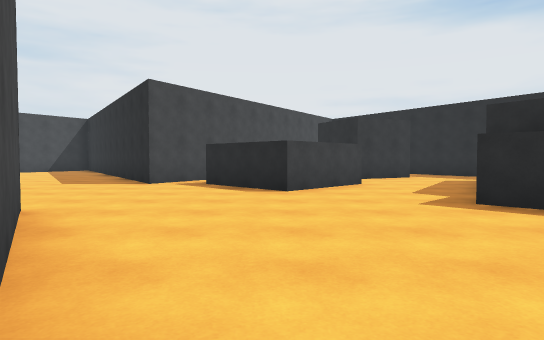
View 1 (above)

21 first-person views from a walk through a scene from a Unity 3-D project. The camera is 1.2 m above the floor, tilts 2° down and sees 75° across. The floor is counted in squares, 2 m on a side. Each view is taken from the middle of a square. On the plan, view 1 faces up. The plan holds only what a view shows up to about 10 squares ahead; the rest is blank. The place goes on beyond the plan. The player is left out.

View 2
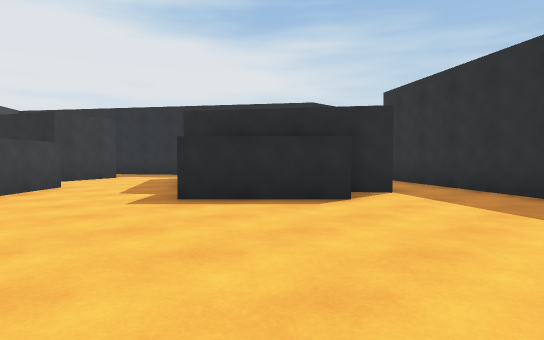

View 3
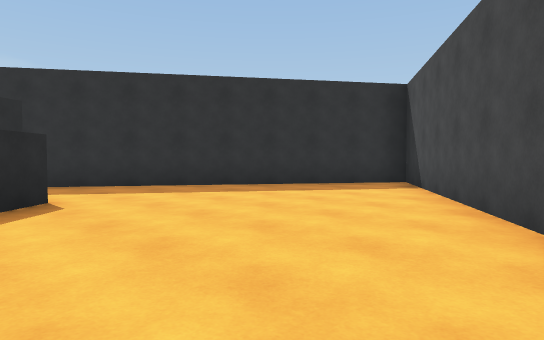

View 4
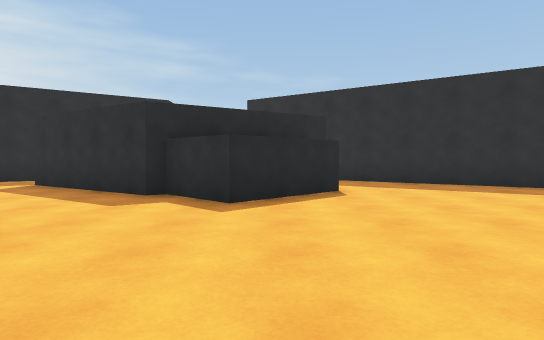

View 5
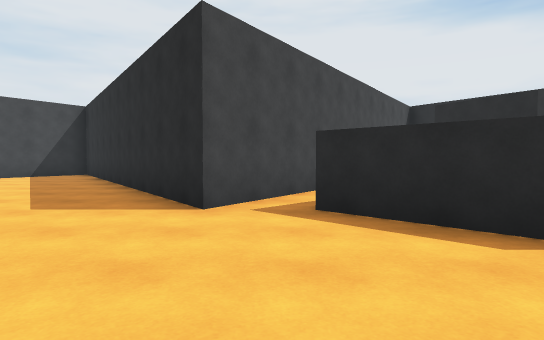

View 6
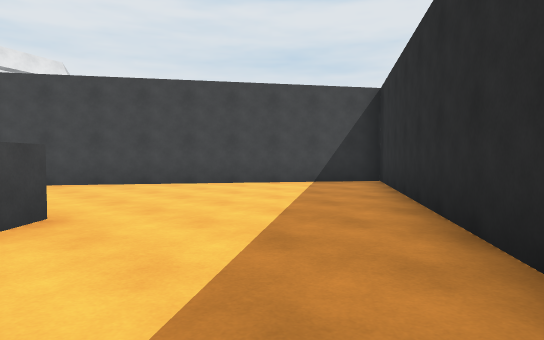

View 7
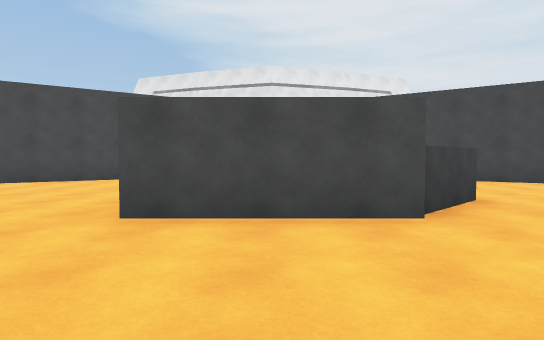

View 8
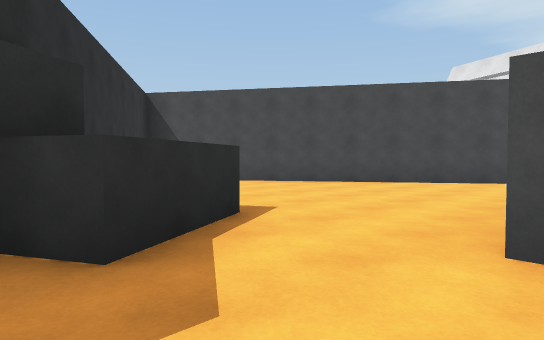

View 9
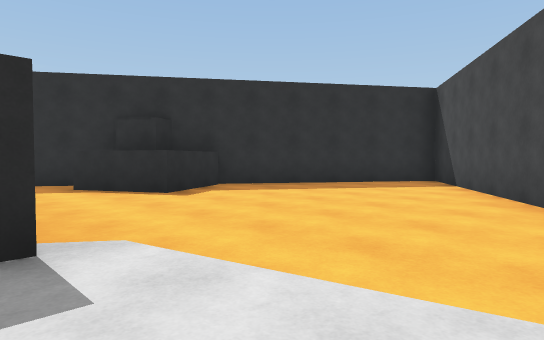

View 10
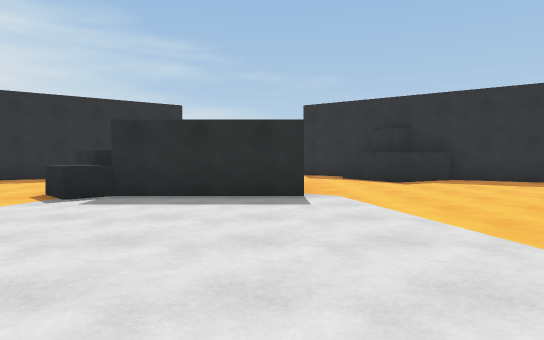

View 11
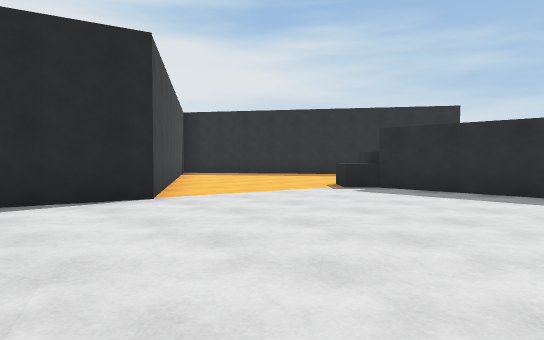

View 12
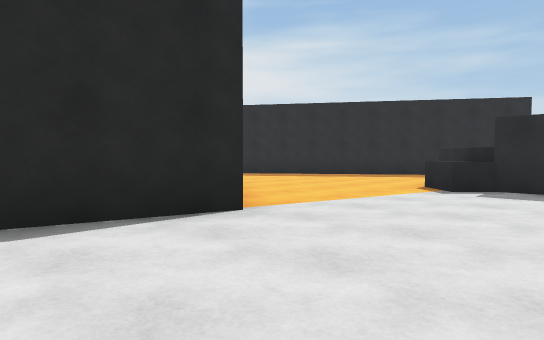

View 13
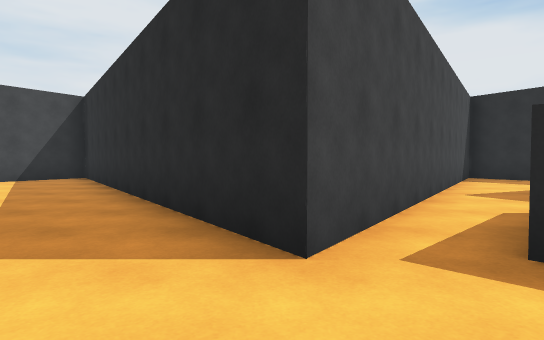

View 14
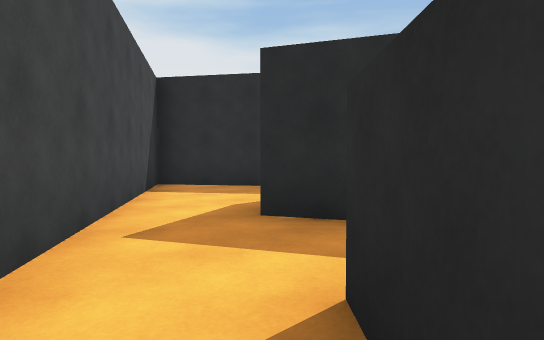

View 15
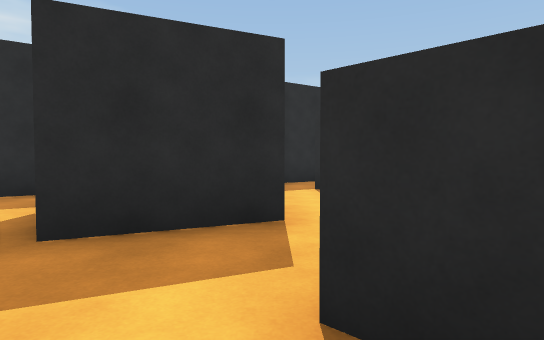

View 16
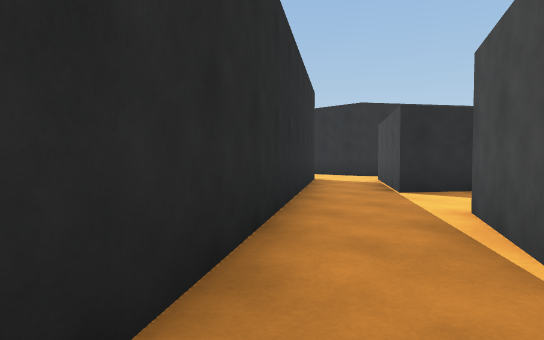

View 17
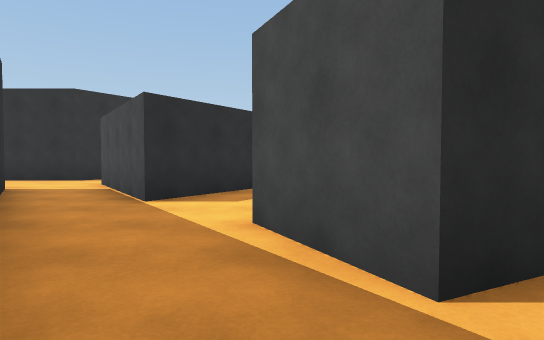

View 18
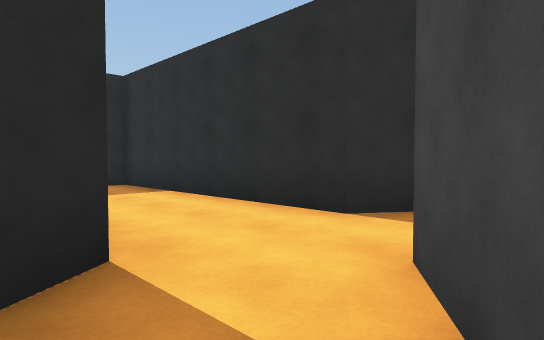

View 19
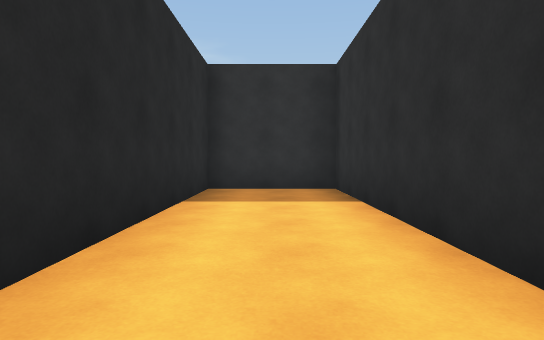

View 20
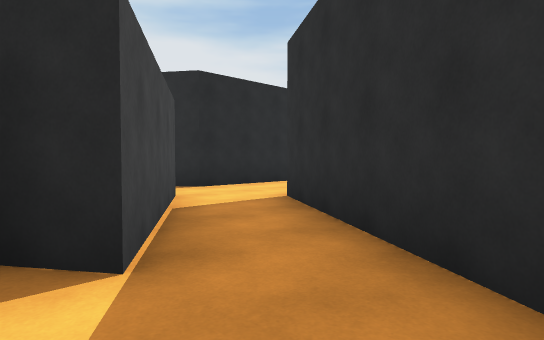

View 21
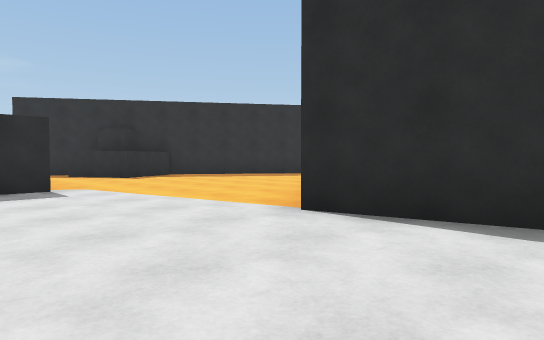

### Floor plan
Points are (right, up) in squares from view 1. A wall is a line through its corners. A room is listed if a view was taken in it or the views show most of it. See-through windows are left out.
Room 1 (views 1, 2, 3, 4, 5, 6, 7, 8, 9, 10, 11, 12, 13, 18, 20, 21)
walls: (-2.8, 3.9) (2.8, -4.5) (7.4, 2.3); (-6.5, 7.6) (-6.5, 4.5); (-2.8, 8.1) (-8.5, 16.5) (-13.6, 8.8) (-15.7, 9.4); (-9.5, 4.4) (-9.5, 7.5); (-5.5, 0.2) (-6.5, 2) (-4.7, 3) (-4.5, 2.6); (-8.7, 8.2) (-8, 8.9) (-6.7, 7.6); (2, 8.1) (0.3, 6.3) (-1.6, 8.1); (4.5, 2.7) (2.6, 4.6) (3.8, 5.7) (3.6, 6) (5.7, 9.2) (7.2, 7); (3.7, 10.5) (2.4, 9.9); (-15.6, 2.6) (-13.6, 3.2) (-8.5, -4.5) (-3.2, 3.4); (5.7, 2.8) (5.3, 3.5); (9.1, 7.2) (5.3, 12.8)
ways out: opening at (-2, 8) to room 2; opening at (5, 11.5) to room 3; opening at (7, 2) to room 4; opening at (8, 8) to room 4
objects: black block (-10, 8) to (-9, 8); black block (-5, 1) to (-4, 2)
Room 2 (views 14, 15)
walls: (-0.9, 11) (-2.8, 8.1); (-0.5, 9) (0.3, 9.8)
ways out: opening at (-2, 8) to room 1; opening at (0, 10) to room 5
Room 3 (views 16, 17)
walls: (2.5, 12.2) (3.3, 12.6) (4.2, 10.7); (5.3, 12.8) (2.8, 16.5) (0.3, 12.8)
ways out: opening at (5, 11.5) to room 1; opening at (1, 12) to room 5
Room 4 (view 19)
walls: (7.2, 7) (7.9, 6) (5.7, 2.8); (7.4, 2.3) (9.1, 4.8) (14.8, 4.8) (14.8, 7.2) (9.1, 7.2)
ways out: opening at (7, 2) to room 1; opening at (8, 8) to room 1
Room 5 (no view inside)
walls: (2.4, 9.9) (1.5, 11.7); (0.3, 12.8) (-0.9, 11)
ways out: opening at (0, 10) to room 2; opening at (1, 12) to room 3

Positions as (right, up) in squares from view 1, and headings:
1: (0, 0), facing up
2: (0, 0), facing up-right
3: (-1, 4), facing down-right
4: (-2, 4), facing right
5: (-2, 4), facing up
6: (-4, 8), facing up-left
7: (-3, 6), facing left
8: (-4, 5), facing down-left
9: (-12, 5), facing down-right
10: (-15, 5), facing right
11: (-16, 4), facing up-right
12: (-16, 6), facing up-right
13: (-3, 6), facing up
14: (-1, 9), facing up-right
15: (-1, 10), facing right
16: (3, 15), facing down-right
17: (4, 14), facing down
18: (7, 8), facing down-right
19: (8, 6), facing right
20: (5, 1), facing up-right
21: (-16, 6), facing down-right
